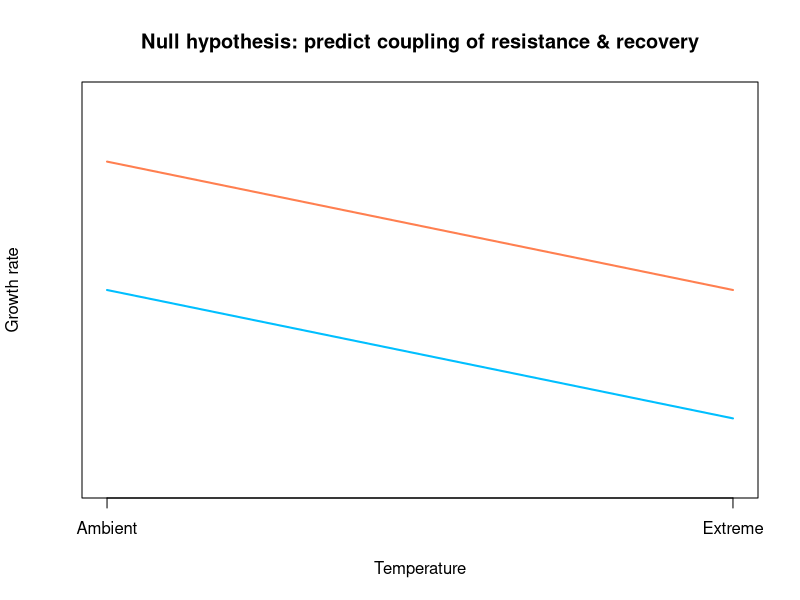
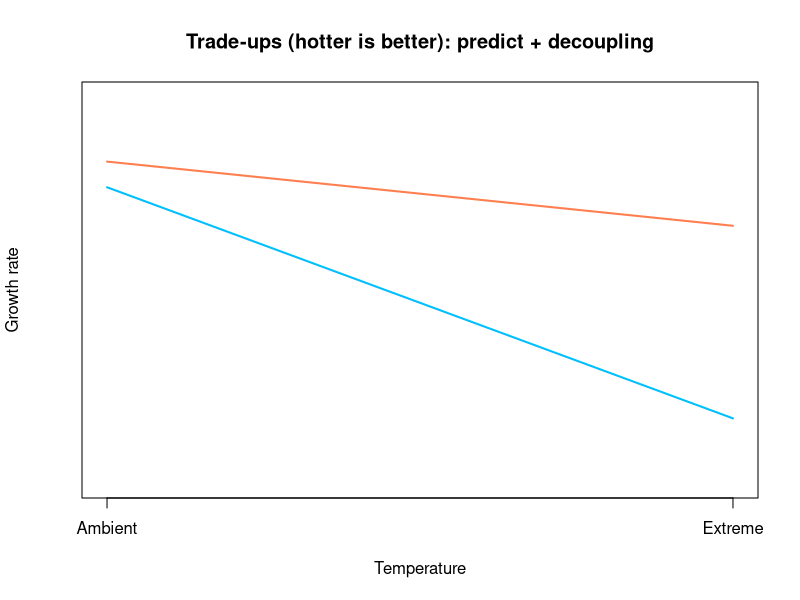
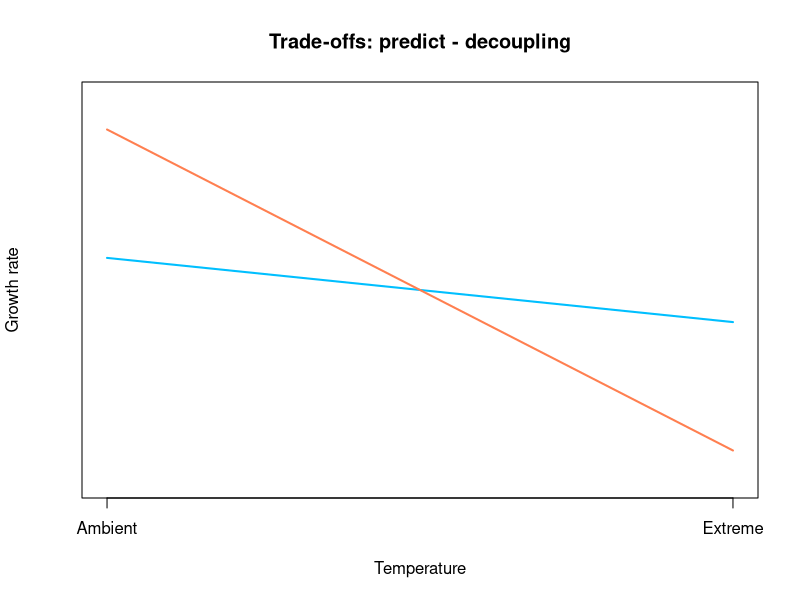
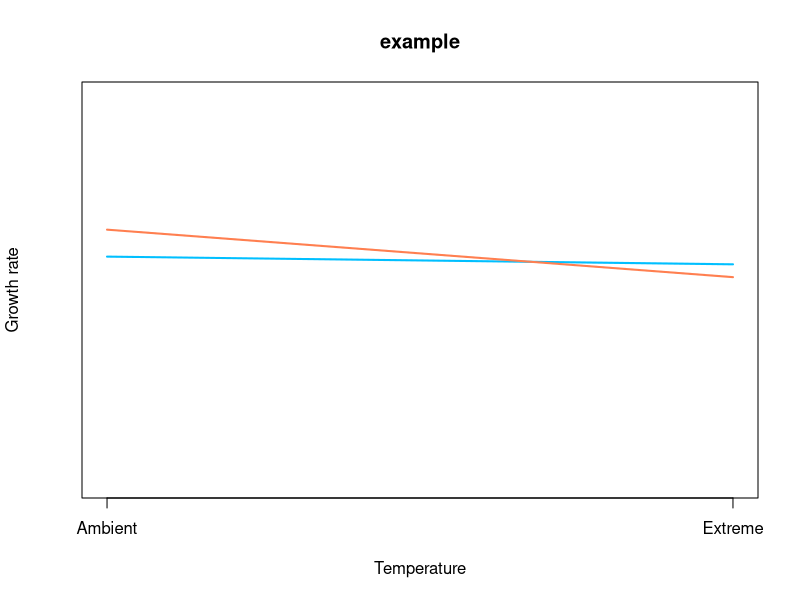
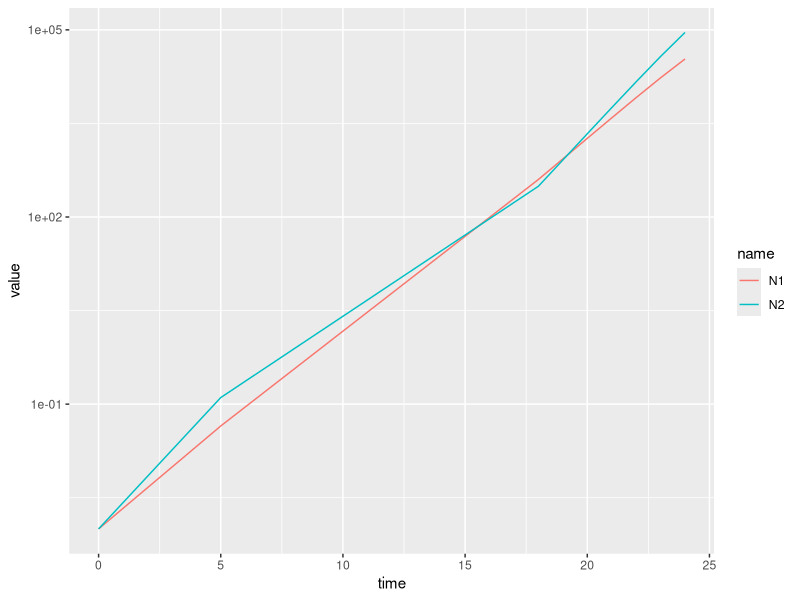

These figures' R source, in order:
## ---- chunk 1
plot_muSchematic <- function(mu1_ambient, mu1_extreme, mu2_ambient, mu2_extreme,
                             plot_title){
  plot(x=1:2, y=c(mu1_ambient, mu1_extreme),
       type = "n", xaxt = "n", ylim = c(-1, 2), yaxt = "n",
       xlab = "Temperature", ylab = "Growth rate", main=plot_title)
  # Add custom x-axis labels
  axis(1, at = c(1, 2), labels = c("Ambient", "Extreme"))
  # Draw the two lines
  lines(x=1:2, y=c(mu1_ambient, mu1_extreme), col="deepskyblue", lwd = 2)
  lines(x=1:2, y=c(mu2_ambient, mu2_extreme), col="coral", lwd = 2)
}


# make plot for no effect:
plot_muSchematic(mu1_ambient = 0.5, mu1_extreme = -0.5, mu2_ambient = 1.5, mu2_extreme = 0.5,
                 plot_title = "Null hypothesis: predict coupling of resistance & recovery")

# make plot for Trade-Ups:
plot_muSchematic(mu1_ambient = 1.3, mu1_extreme = -0.5, mu2_ambient = 1.5, mu2_extreme = 1,
                 plot_title = "Trade-ups (hotter is better): predict + decoupling")

# make plot for Trade-Offs:
plot_muSchematic(mu1_ambient = 0.75, mu1_extreme = 0.25, mu2_ambient = 1.75, mu2_extreme = -0.75,
                 plot_title = "Trade-offs: predict - decoupling")
## ---- chunk 2
library(deSolve) # for solving ordinary differential equations
library(tidyverse) # for everything

# define the set of ordinary differential equations
ODE_2sp <- function(time, init, params){
  with (as.list(c(time, init, params)), {
    dN1_dt = N1 * mu1 * (1 - (N1 + N2)/K)
    dN2_dt = N2 * mu2 * (1 - (N1 + N2)/K)
    return(list(c(dN1 = dN1_dt, dN2 = dN2_dt)))
  })
}

# a function to simulate the community for a constant temperature
sim_1temp <- function(time, init, params) {
  # solve the system of ODE's for the requested time points:
  sim <- ode(func = ODE_2sp, y = init, parms = params, times = time, method="ode23")
  # make a long data.frame with trees and grass over time
  return(data.frame(sim))
}

# a function to simulate a pulse perturbation
sim_pulse <- function(times, # a vector of length 3: when extreme heat starts, when it stops, and total time
                      mu_ambient, # a named vector of length 2: mu1 and m2
                      mu_extreme, # a named vector of length 2: mu1 and m2
                      K,
                      init # a named vector of length 2: N1 and N2
                      ) {
  # simulate the time at ambient temperature before the start of the heat pulse
  sim <- sim_1temp(time = 0:times[1],
                   init = init,
                   params = c(K=K, mu_ambient["mu1"], mu_ambient["mu2"]))
  
  # then simulate the heat pulse itself and append it to the simulation results
  sim <- rbind(sim[-(times[1]+1),], # remove final value of previous simulation bc it's redundant
               sim_1temp(time = times[1]:times[2], # from beginning to end of heat pulse
                         init = unlist(sim[(times[1]+1),-1]), # initialize from the final values of the previous simulation
                         params = c(K=K, mu_extreme["mu1"], mu_extreme["mu2"])) # use the growth rates during extreme heat
               )
  
  # finally simulate the recovery after heat pulse and append it to the results
  sim <- rbind(sim[-(times[2]+1),],
               sim_1temp(time = times[2]:times[3], # from end of heat pulse to end of time
                         init = unlist(sim[(times[2]+1),-1]),
                         params = c(K=K, mu_ambient["mu1"], mu_ambient["mu2"])) # growth rates at ambient
               )
  
  return(sim)
}

# TO DO: a function to simulate serial transfers with/out pulse perturbations
sim_serialTransf <- function(trmt) {
  # check that trmt has an allowed value
  stopifnot(trmt %in% c("ctrl", "6h", "12h", "24h", "48h"))
  
  # 
}




##################################################

plot_muSchematic(mu1_ambient = 0.76, mu1_extreme = 0.7, mu2_ambient = 0.97, mu2_extreme = 0.6,
                 plot_title = "example")

# let's try out an example
State <- c(N1=0.001, N2=0.001)

# let's plot the example
simex <- sim_pulse(times=c(5,18,24), init=State, K=10^6,
                   mu_ambient=c(mu1=0.76, mu2=0.97), mu_extreme=c(mu1=0.7, mu2=0.6)) %>%
          pivot_longer(cols = N1:N2)

ggplot(simex, aes(x=time, y=value, colour=name)) +
  geom_line() +
  scale_y_log10()
